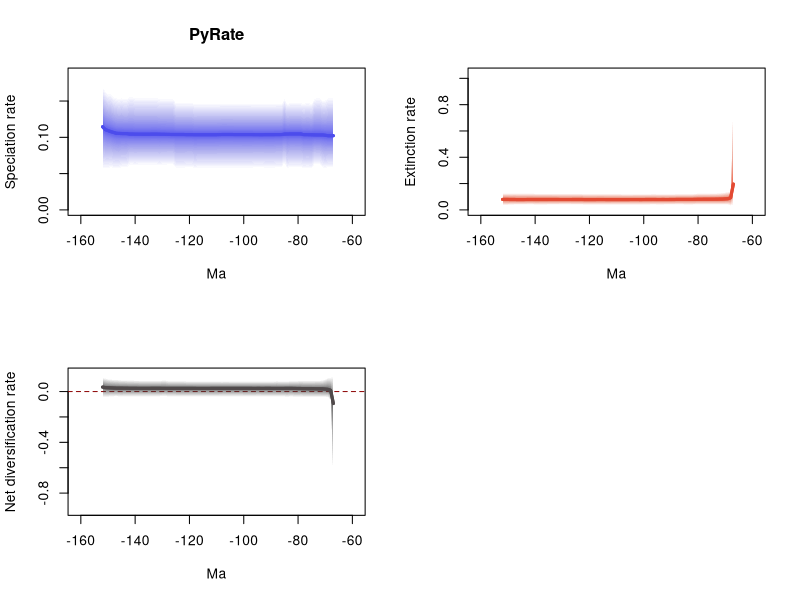

Recreate this plot in R.
# 1 files combined:
# 	./PyRate_Inputs_2_BDMCMC_Grj_marginal_rates.log

# 95% HPDs calculated using code from Biopy (https://www.cs.auckland.ac.nz/~yhel002/biopy/)

pdf(file='./PyRate_Inputs_2_BDMCMC_Grj_marginal_rates_RTT.pdf',width=10.8, height=8.4)
par(mfrow=c(2,2))
library(scales)
plot_RTT <- function (age,hpd_M,hpd_m,mean_m,color){
    N=100
    beta=(1:(N-1))/N
    alpha_shape=0.25
    cat=1-(beta^(1./alpha_shape))
    for (i in 1:(N-1)){
        trans= 1/N + 2/N
        polygon(c(age, rev(age)), c(hpd_M-((hpd_M-mean_m)*cat[i]), rev(hpd_m+((mean_m-hpd_m)*cat[i]))), col = alpha(color,trans), border = NA)
    }
    lines(rev(age), rev(mean_m), col = color, lwd=3)
}
    
L_hpd_m95=c(NA, NA,NA,NA,NA,NA,NA,NA,NA,NA,NA,NA,NA,NA,NA,NA,NA,NA,NA,NA,NA,NA,NA,NA,NA,NA,NA,NA,NA,NA,NA,NA,NA,NA,NA,NA,NA,NA,NA,NA,NA,NA,NA,NA,NA,NA,NA,NA,NA,NA,NA,NA,NA,NA,NA,NA,NA,NA,NA,NA,NA,NA,NA,NA,NA,NA,NA,0.057043643675691,0.057043643675691,0.057043643675691,0.055765048542509,0.057043643675691,0.061041505641866,0.061041505641866,0.061041505641866,0.055262189521551,0.055765048542509,0.055765048542509,0.055262189521551,0.057043643675691,0.057043643675691,0.057043643675691,0.057043643675691,0.057043643675691,0.055262189521551,0.06345769723902,0.057043643675691,0.057043643675691,0.057043643675691,0.056219002151221,0.056219002151221,0.056219002151221,0.056219002151221,0.057043643675691,0.057043643675691,0.057043643675691,0.057043643675691,0.056219002151221,0.056219002151221,0.056219002151221,0.056219002151221,0.056219002151221,0.056219002151221,0.056219002151221,0.056219002151221,0.056219002151221,0.056219002151221,0.056219002151221,0.056219002151221,0.056219002151221,0.056219002151221,0.056219002151221,0.056219002151221,0.056219002151221,0.056219002151221,0.056219002151221,0.056219002151221,0.056219002151221,0.055262189521551,0.057043643675691,0.057043643675691,0.057043643675691,0.056219002151221,0.056219002151221,0.056219002151221,0.056219002151221,0.061041505641866,0.061041505641866,0.061041505641866,0.060576176779706,0.060576176779706,0.059934537985539,0.060576176779706,0.060576176779706,0.060576176779706,0.060576176779706,0.060576176779706,0.060576176779706,0.060576176779706,0.060576176779706,0.059934537985539,0.060576176779706,0.060576176779706,0.057158989105755,0.057043643675691,0.057043643675691,0.055262189521551,0.055262189521551,0.055262189521551,0.057043643675691,0.055262189521551,0.055262189521551,0.055262189521551)
L_hpd_M95=c(NA, NA,NA,NA,NA,NA,NA,NA,NA,NA,NA,NA,NA,NA,NA,NA,NA,NA,NA,NA,NA,NA,NA,NA,NA,NA,NA,NA,NA,NA,NA,NA,NA,NA,NA,NA,NA,NA,NA,NA,NA,NA,NA,NA,NA,NA,NA,NA,NA,NA,NA,NA,NA,NA,NA,NA,NA,NA,NA,NA,NA,NA,NA,NA,NA,NA,NA,0.155813245254487,0.155813245254487,0.155813245254487,0.152660953969151,0.152660953969151,0.155813245254487,0.155813245254487,0.154666845416032,0.147496460088233,0.149018157198588,0.149018157198588,0.147496460088233,0.149018157198588,0.149018157198588,0.149018157198588,0.149018157198588,0.149018157198588,0.147073076355169,0.154666845416032,0.147496460088233,0.147496460088233,0.147496460088233,0.147496460088233,0.147496460088233,0.147496460088233,0.147496460088233,0.147496460088233,0.147496460088233,0.147496460088233,0.147496460088233,0.147496460088233,0.147496460088233,0.147496460088233,0.147496460088233,0.147496460088233,0.147496460088233,0.147496460088233,0.147496460088233,0.147496460088233,0.147496460088233,0.147496460088233,0.147496460088233,0.147496460088233,0.147496460088233,0.147496460088233,0.147496460088233,0.147496460088233,0.147496460088233,0.147496460088233,0.147496460088233,0.147496460088233,0.147073076355169,0.149018157198588,0.149018157198588,0.149018157198588,0.149018157198588,0.149018157198588,0.149018157198588,0.149018157198588,0.154666845416032,0.154666845416032,0.154666845416032,0.154666845416032,0.154666845416032,0.154666845416032,0.155813245254487,0.155813245254487,0.155813245254487,0.155813245254487,0.155813245254487,0.155813245254487,0.155813245254487,0.155813245254487,0.155813245254487,0.157404533027952,0.157404533027952,0.154666845416032,0.154666845416032,0.155813245254487,0.154666845416032,0.155813245254487,0.157404533027952,0.161445378737292,0.161445378737292,0.165618003253784,0.170852922924796)
M_hpd_m95=c(NA, NA,NA,NA,NA,NA,NA,NA,NA,NA,NA,NA,NA,NA,NA,NA,NA,NA,NA,NA,NA,NA,NA,NA,NA,NA,NA,NA,NA,NA,NA,NA,NA,NA,NA,NA,NA,NA,NA,NA,NA,NA,NA,NA,NA,NA,NA,NA,NA,NA,NA,NA,NA,NA,NA,NA,NA,NA,NA,NA,NA,NA,NA,NA,NA,NA,NA,0.030275592487274,0.030275592487274,0.038437495113666,0.038117301508783,0.037634771988384,0.037634771988384,0.037634771988384,0.038437495113666,0.038437495113666,0.038117301508783,0.038117301508783,0.038117301508783,0.038437495113666,0.038437495113666,0.038117301508783,0.037634771988384,0.037634771988384,0.037634771988384,0.037634771988384,0.038437495113666,0.038437495113666,0.038437495113666,0.038117301508783,0.038117301508783,0.038117301508783,0.038117301508783,0.037634771988384,0.037634771988384,0.037634771988384,0.038117301508783,0.038117301508783,0.037634771988384,0.037634771988384,0.037634771988384,0.037634771988384,0.037634771988384,0.037634771988384,0.037634771988384,0.037634771988384,0.037634771988384,0.037634771988384,0.037634771988384,0.037634771988384,0.037634771988384,0.037634771988384,0.037634771988384,0.037147214499125,0.037147214499125,0.037147214499125,0.037147214499125,0.037147214499125,0.037147214499125,0.037147214499125,0.037147214499125,0.037147214499125,0.037147214499125,0.038437495113666,0.038117301508783,0.038117301508783,0.038117301508783,0.038437495113666,0.038437495113666,0.038437495113666,0.038437495113666,0.038437495113666,0.038117301508783,0.038117301508783,0.038437495113666,0.038117301508783,0.037634771988384,0.037634771988384,0.037634771988384,0.037147214499125,0.037147214499125,0.038437495113666,0.038437495113666,0.038437495113666,0.038117301508783,0.038117301508783,0.038117301508783,0.038117301508783,0.037634771988384,0.037634771988384,0.035684409948188,0.035360476191987,0.035360476191987)
M_hpd_M95=c(NA, NA,NA,NA,NA,NA,NA,NA,NA,NA,NA,NA,NA,NA,NA,NA,NA,NA,NA,NA,NA,NA,NA,NA,NA,NA,NA,NA,NA,NA,NA,NA,NA,NA,NA,NA,NA,NA,NA,NA,NA,NA,NA,NA,NA,NA,NA,NA,NA,NA,NA,NA,NA,NA,NA,NA,NA,NA,NA,NA,NA,NA,NA,NA,NA,NA,NA,0.942439648333438,0.142275787888628,0.137726443896494,0.134991321544034,0.131143660101026,0.129078992903663,0.12819257920354,0.127572670063717,0.127572670063717,0.126928218682115,0.126928218682115,0.126928218682115,0.126928218682115,0.126928218682115,0.124879949203998,0.122416487763613,0.122416487763613,0.122416487763613,0.122416487763613,0.122416487763613,0.122416487763613,0.122416487763613,0.121510283129992,0.121510283129992,0.121510283129992,0.121510283129992,0.121510283129992,0.121510283129992,0.121510283129992,0.12235963665692,0.12235963665692,0.121510283129992,0.121510283129992,0.121510283129992,0.121510283129992,0.121510283129992,0.121510283129992,0.121510283129992,0.121510283129992,0.121510283129992,0.121510283129992,0.121510283129992,0.12235963665692,0.12235963665692,0.12235963665692,0.12235963665692,0.12235963665692,0.12235963665692,0.123323637325748,0.123323637325748,0.123323637325748,0.12235963665692,0.12235963665692,0.12235963665692,0.12235963665692,0.12235963665692,0.124879949203998,0.124879949203998,0.124879949203998,0.124879949203998,0.124879949203998,0.124879949203998,0.124879949203998,0.124879949203998,0.124879949203998,0.124879949203998,0.124879949203998,0.125468661900827,0.125468661900827,0.125468661900827,0.125468661900827,0.125468661900827,0.125468661900827,0.125468661900827,0.12738474956646,0.12738474956646,0.12738474956646,0.12738474956646,0.12738474956646,0.12738474956646,0.12738474956646,0.12738474956646,0.12738474956646,0.12738474956646,0.12738474956646,0.12738474956646)
R_hpd_m95=c(NA, NA,NA,NA,NA,NA,NA,NA,NA,NA,NA,NA,NA,NA,NA,NA,NA,NA,NA,NA,NA,NA,NA,NA,NA,NA,NA,NA,NA,NA,NA,NA,NA,NA,NA,NA,NA,NA,NA,NA,NA,NA,NA,NA,NA,NA,NA,NA,NA,NA,NA,NA,NA,NA,NA,NA,NA,NA,NA,NA,NA,NA,NA,NA,NA,NA,NA,-0.84750255986296,-0.073024221266509,-0.046358132188756,-0.046358132188756,-0.046358132188756,-0.046358132188756,-0.046260055089665,-0.046358132188756,-0.046358132188756,-0.046358132188756,-0.046358132188756,-0.046358132188756,-0.043572601667739,-0.046260055089665,-0.046260055089665,-0.043572601667739,-0.043572601667739,-0.046260055089665,-0.043572601667739,-0.042258942766059,-0.042258942766059,-0.042258942766059,-0.043572601667739,-0.043231350990088,-0.043231350990088,-0.043231350990088,-0.042258942766059,-0.04202552097558,-0.04202552097558,-0.042258942766059,-0.043231350990088,-0.042258942766059,-0.042258942766059,-0.042258942766059,-0.04202552097558,-0.04202552097558,-0.04202552097558,-0.042258942766059,-0.042258942766059,-0.042258942766059,-0.042258942766059,-0.042258942766059,-0.042258942766059,-0.042258942766059,-0.042258942766059,-0.042258942766059,-0.042258942766059,-0.042258942766059,-0.042258942766059,-0.042258942766059,-0.042258942766059,-0.042258942766059,-0.042258942766059,-0.042258942766059,-0.042258942766059,-0.042258942766059,-0.042258942766059,-0.042258942766059,-0.042258942766059,-0.042258942766059,-0.042258942766059,-0.042258942766059,-0.03854493768839,-0.03854493768839,-0.042258942766059,-0.042258942766059,-0.042258942766059,-0.042258942766059,-0.042258942766059,-0.042258942766059,-0.042258942766059,-0.042258942766059,-0.04202552097558,-0.042258942766059,-0.04202552097558,-0.04202552097558,-0.042258942766059,-0.042258942766059,-0.043572601667739,-0.042258942766059,-0.040687371875351,-0.04202552097558,-0.042258942766059,-0.046260055089665,-0.046260055089665,-0.048786371019872)
R_hpd_M95=c(NA, NA,NA,NA,NA,NA,NA,NA,NA,NA,NA,NA,NA,NA,NA,NA,NA,NA,NA,NA,NA,NA,NA,NA,NA,NA,NA,NA,NA,NA,NA,NA,NA,NA,NA,NA,NA,NA,NA,NA,NA,NA,NA,NA,NA,NA,NA,NA,NA,NA,NA,NA,NA,NA,NA,NA,NA,NA,NA,NA,NA,NA,NA,NA,NA,NA,NA,0.129266134510613,0.11081399383179,0.11081399383179,0.098467434776372,0.091375757753938,0.089265591943769,0.089265591943769,0.087586865371114,0.087586865371114,0.087304922272576,0.086995817140863,0.086995817140863,0.089265591943769,0.086144700714928,0.084490563822459,0.085244994536344,0.085244994536344,0.081674416658759,0.083584933222382,0.083584933222382,0.083584933222382,0.084490563822459,0.081674416658759,0.081674416658759,0.081674416658759,0.081674416658759,0.081674416658759,0.081674416658759,0.081674416658759,0.081674416658759,0.081674416658759,0.081674416658759,0.081674416658759,0.081674416658759,0.081674416658759,0.081674416658759,0.081674416658759,0.081674416658759,0.081674416658759,0.082314968047052,0.082314968047052,0.081674416658759,0.082751990317745,0.082314968047052,0.082314968047052,0.082314968047052,0.082751990317745,0.082751990317745,0.083178694000318,0.083178694000318,0.083178694000318,0.083178694000318,0.083584933222382,0.083584933222382,0.083584933222382,0.084490563822459,0.085244994536344,0.085244994536344,0.085244994536344,0.085244994536344,0.086144700714928,0.086144700714928,0.090595687925793,0.090595687925793,0.087304922272576,0.087586865371114,0.087586865371114,0.087586865371114,0.088268455313947,0.088268455313947,0.088268455313947,0.088594126756652,0.089265591943769,0.089265591943769,0.090595687925793,0.090595687925793,0.091375757753938,0.092098868208192,0.092098868208192,0.094566186591582,0.096681729634575,0.096681729634575,0.098667120770518,0.100791257706204,0.106843381728824,0.112918023316984)
L_mean=c(NA, NA,NA,NA,NA,NA,NA,NA,NA,NA,NA,NA,NA,NA,NA,NA,NA,NA,NA,NA,NA,NA,NA,NA,NA,NA,NA,NA,NA,NA,NA,NA,NA,NA,NA,NA,NA,NA,NA,NA,NA,NA,NA,NA,NA,NA,NA,NA,NA,NA,NA,NA,NA,NA,NA,NA,NA,NA,NA,NA,NA,NA,NA,NA,NA,NA,NA,0.102241525314733,0.102246557855562,0.102246557855562,0.102851603400852,0.103249758087027,0.103244708698218,0.103197342813048,0.103392112344411,0.103548655081251,0.103625102247284,0.103697007052041,0.103753764750538,0.104588080722319,0.104598272679625,0.104598272679625,0.104598272679625,0.104600648386608,0.104549761152783,0.104409328087802,0.103867242692248,0.103791359538323,0.103791359538323,0.103714715832224,0.103714715832224,0.103714715832224,0.103714715832224,0.103641486600714,0.103641486600714,0.1036636819526,0.1036636819526,0.10376582566635,0.10376582566635,0.10376582566635,0.103761823627676,0.103796942866134,0.103796942866134,0.103793141793094,0.103855273399446,0.103855273399446,0.103879089506363,0.103879089506363,0.103879089506363,0.103778322455458,0.103635528402327,0.103588843310227,0.103588843310227,0.103588843310227,0.103588843310227,0.103588843310227,0.103588843310227,0.103588843310227,0.103611372696627,0.103682762133727,0.103682762133727,0.103682762133727,0.103859246664518,0.103859246664518,0.103859246664518,0.103859246664518,0.103912820044414,0.103937204423638,0.103983251128281,0.104128010877276,0.104128010877276,0.104293173702379,0.104350438172586,0.104357401263423,0.104357401263423,0.10428282775981,0.10428282775981,0.104295557633844,0.104308442317743,0.104308442317743,0.104352321155068,0.104457816364249,0.104432822626468,0.105068388996502,0.105173910015582,0.105219365897775,0.105372637806612,0.105627811976319,0.10681475881586,0.107871879185644,0.109261940251141,0.110633479914201,0.114595332662779)
M_mean=c(NA, NA,NA,NA,NA,NA,NA,NA,NA,NA,NA,NA,NA,NA,NA,NA,NA,NA,NA,NA,NA,NA,NA,NA,NA,NA,NA,NA,NA,NA,NA,NA,NA,NA,NA,NA,NA,NA,NA,NA,NA,NA,NA,NA,NA,NA,NA,NA,NA,NA,NA,NA,NA,NA,NA,NA,NA,NA,NA,NA,NA,NA,NA,NA,NA,NA,NA,0.196261412511733,0.092287452906248,0.084841754849177,0.083436066340255,0.082215822099778,0.081854710213194,0.081562416485156,0.081113759354638,0.081113759354638,0.08088801242067,0.080819288174055,0.080778885732024,0.080652262190363,0.080498187267692,0.080014361058228,0.079628967867338,0.079628967867338,0.079463729538721,0.079463729538721,0.079359683407105,0.079320810945315,0.079291976170046,0.078959831543998,0.078768526234572,0.078719323687504,0.078719323687504,0.07877826661477,0.0786700587088,0.0786700587088,0.078821779449589,0.078821779449589,0.078751302371125,0.078751302371125,0.078700444715434,0.078618950486977,0.078679671184754,0.078679671184754,0.078679671184754,0.078679671184754,0.078563875767092,0.078563875767092,0.078600342372181,0.078578807792157,0.078578807792157,0.078578807792157,0.07862909084259,0.078650293774135,0.078650293774135,0.078697075073553,0.078705571286627,0.078705571286627,0.078620995787775,0.078620995787775,0.0785919242193,0.078662916316783,0.078662916316783,0.078796836396866,0.078727803054487,0.078727803054487,0.078727803054487,0.078716840703481,0.078716840703481,0.078716840703481,0.078716840703481,0.078716840703481,0.07886220019499,0.07886220019499,0.078796115548436,0.07897613124862,0.078881766184508,0.078894399252784,0.078894399252784,0.078847248582036,0.078847248582036,0.078736842151999,0.078753045220931,0.078753045220931,0.078665084994581,0.078665084994581,0.078665084994581,0.078665084994581,0.078955416335127,0.07894152427232,0.079318356914313,0.079403486554383,0.079396243281776)
R_mean=c(NA, NA,NA,NA,NA,NA,NA,NA,NA,NA,NA,NA,NA,NA,NA,NA,NA,NA,NA,NA,NA,NA,NA,NA,NA,NA,NA,NA,NA,NA,NA,NA,NA,NA,NA,NA,NA,NA,NA,NA,NA,NA,NA,NA,NA,NA,NA,NA,NA,NA,NA,NA,NA,NA,NA,NA,NA,NA,NA,NA,NA,NA,NA,NA,NA,NA,NA,-0.094019887197,0.009959104949314,0.017404803006385,0.019415537060597,0.021033935987249,0.021389998485024,0.021634926327892,0.022278352989773,0.022434895726613,0.022737089826614,0.022877718877987,0.022974879018515,0.023935818531956,0.024100085411933,0.024583911621397,0.024969304812288,0.024971680519271,0.025086031614062,0.024945598549081,0.024507559285143,0.024470548593007,0.024499383368277,0.024754884288225,0.024946189597652,0.02499539214472,0.02499539214472,0.024863219985944,0.024971427891915,0.0249936232438,0.024841902503011,0.024944046216761,0.025014523295225,0.025014523295225,0.025061378912242,0.025177992379156,0.025117271681379,0.025113470608339,0.025175602214692,0.025175602214692,0.025315213739271,0.025315213739271,0.025278747134182,0.025199514663301,0.02505672061017,0.02501003551807,0.024959752467637,0.024938549536092,0.024938549536092,0.024891768236674,0.024883272023601,0.024883272023601,0.024990376908853,0.025061766345953,0.025090837914427,0.025019845816945,0.025196330347735,0.025062410267652,0.025131443610031,0.025131443610031,0.025185016989927,0.025220363720157,0.0252664104248,0.025411170173795,0.025411170173795,0.025576332998898,0.025488237977596,0.025495201068432,0.025561285714986,0.02530669651119,0.025401061575302,0.02540115838106,0.025414043064959,0.025461193735706,0.025505072573032,0.02572097421225,0.025679777405537,0.026315343775571,0.026508825021001,0.026554280903194,0.026707552812031,0.026962726981738,0.027859342480733,0.028930354913325,0.029943583336828,0.031229993359818,0.035199089381003)
trans=0.5
age=(0:(153-1))* -1
plot(age,age,type = 'n', ylim = c(0, 0.18793821521727563), xlim = c(-160.65,-59.35), ylab = 'Speciation rate', xlab = 'Ma',main='PyRate' )
plot_RTT(age,L_hpd_M95,L_hpd_m95,L_mean,"#4c4cec")
lines(rev(age), rev(L_mean), col = "#4c4cec", lwd=3)
plot(age,age,type = 'n', ylim = c(0, 1.0366836131667818), xlim = c(-160.65,-59.35), ylab = 'Extinction rate', xlab = 'Ma' )
plot_RTT(age,M_hpd_M95,M_hpd_m95,M_mean,"#e34a33")
lines(rev(age), rev(M_mean), col = "#e34a33", lwd=3)
plot(age,age,type = 'n', ylim = c(-0.932252815849256, 0.1421927479616743), xlim = c(-160.65,-59.35), ylab = 'Net diversification rate', xlab = 'Ma' )
abline(h=0,lty=2,col="darkred")
plot_RTT(age,R_hpd_M95,R_hpd_m95,R_mean,"#504A4B")
lines(rev(age), rev(R_mean), col = "#504A4B", lwd=3)
n <- dev.off()